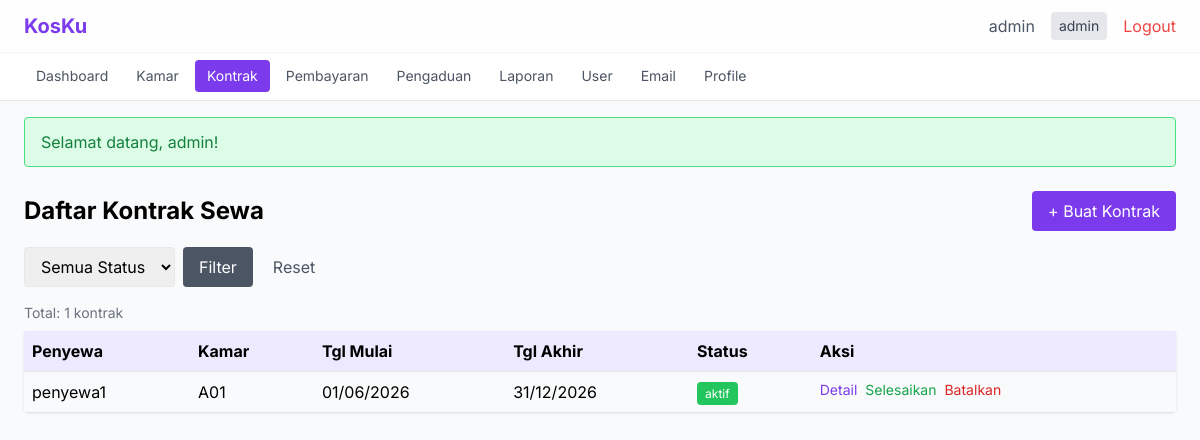
The app's page /kontrak/index (signed in) with its own data.
### tables this page shows
CREATE TABLE kontrak (
    id INT AUTO_INCREMENT PRIMARY KEY,
    penyewa_id INT NOT NULL,
    kamar_id INT NOT NULL,
    tgl_mulai DATE NOT NULL,
    tgl_akhir DATE NOT NULL,
    status ENUM('menunggu', 'aktif', 'selesai', 'dibatalkan') NOT NULL DEFAULT 'menunggu',
    created_at TIMESTAMP DEFAULT CURRENT_TIMESTAMP,
    FOREIGN KEY (penyewa_id) REFERENCES users(id) ON DELETE CASCADE,
    FOREIGN KEY (kamar_id) REFERENCES kamar(id) ON DELETE CASCADE
);

CREATE TABLE users (
    id INT AUTO_INCREMENT PRIMARY KEY,
    username VARCHAR(50) NOT NULL UNIQUE,
    email VARCHAR(100) NOT NULL UNIQUE,
    password VARCHAR(255) NOT NULL,
    role ENUM('admin', 'pemilik', 'penyewa') NOT NULL DEFAULT 'penyewa',
    no_telepon VARCHAR(20),
    alamat TEXT,
    created_at TIMESTAMP DEFAULT CURRENT_TIMESTAMP
);

CREATE TABLE kamar (
    id INT AUTO_INCREMENT PRIMARY KEY,
    nomor_kamar VARCHAR(10) NOT NULL UNIQUE,
    tipe VARCHAR(50),
    harga DECIMAL(12,2) NOT NULL,
    kapasitas INT DEFAULT 1,
    fasilitas TEXT,
    status ENUM('tersedia', 'terisi', 'maintenance') NOT NULL DEFAULT 'tersedia',
    foto VARCHAR(255),
    created_at TIMESTAMP DEFAULT CURRENT_TIMESTAMP
);

### src/Controllers/KontrakController.php (called while the page is built, shortened)
<?php
class KontrakController
{
    private Kontrak $kontrak;
    public function __construct()
    {
        $this->kontrak = new Kontrak();
    }
    public function index(): void
    {
        $filter = '';
        $params = [];
        $data = $this->kontrak->getAll($filter, $params);
        require_once __DIR__ . '/../../views/kontrak/index.php';
    }
}

### public/index.php (called while the page is built, shortened)
<?php
$requestUri = $_SERVER['REQUEST_URI'] ?? '/';
$requestUri = parse_url($requestUri, PHP_URL_PATH);
$requestUri = ltrim($requestUri, '/');
$url = !empty($requestUri) ? $requestUri : ($_GET['url'] ?? '');
$url = rtrim($url, '/');
$url = filter_var($url, FILTER_SANITIZE_URL);
$url = explode('/', $url);
$controllerName = !empty($url[0]) ? ucfirst($url[0]) . 'Controller' : 'AuthController';
$defaultMethod = $controllerName === 'AuthController' ? 'login' : 'index';
$methodName = $url[1] ?? $defaultMethod;
$params = array_slice($url, 2);
$controller = new $controllerClass();
call_user_func_array([$controller, $methodName], $params);

### src/Models/Kontrak.php (called while the page is built, shortened)
<?php
class Kontrak
{
    private PDO $db;
    public function __construct()
    {
        $this->db = Database::getConnection();
    }
    public function getAll(string $filter = '', array $params = []): array
    {
        $sql = "SELECT k.*, u.username as nama_penyewa, km.nomor_kamar
                FROM kontrak k
                JOIN users u ON k.penyewa_id = u.id
                JOIN kamar km ON k.kamar_id = km.id
                WHERE 1=1 $filter
                ORDER BY k.created_at DESC";
        $stmt = $this->db->prepare($sql);
        $stmt->execute($params);
        return $stmt->fetchAll();
    }
}

### config/database.php (called while the page is built, shortened)
<?php
class Database
{
    private static ?PDO $instance = null;
    private static string $host = 'localhost';
    private static string $dbname = 'kos_management';
    private static string $user = 'root';
    private static string $pass = '';
    private static string $charset = 'utf8mb4';
    public static function getConnection(): PDO
    {
        if (self::$instance === null) {
            try {
                $dsn = "mysql:host=" . self::$host . ";dbname=" . self::$dbname . ";charset=" . self::$charset;
                self::$instance = new PDO($dsn, self::$user, self::$pass, [
                    PDO::ATTR_ERRMODE => PDO::ERRMODE_EXCEPTION,
                    PDO::ATTR_DEFAULT_FETCH_MODE => PDO::FETCH_ASSOC,
                    PDO::ATTR_EMULATE_PREPARES => false,
                ]);
            } catch (PDOException $e) {
                error_log("Database connection failed: " . $e->getMessage());
                http_response_code(500);
                require_once __DIR__ . '/../views/errors/500.php';
                exit;
            }
        }
        return self::$instance;
    }
}

### src/Helpers/Security.php (called while the page is built, shortened)
<?php
class Security
{
    public static function escapeHtml(string $data): string
    {
        return htmlspecialchars($data, ENT_QUOTES | ENT_HTML5, 'UTF-8');
    }
}

### views/kontrak/index.php (the view, shortened to what this page needs)
<?php
require_once __DIR__ . '/../../src/Helpers/Security.php';
require_once __DIR__ . '/../layouts/header.php'; ?>
<div class="max-w-7xl mx-auto">
    <div class="flex justify-between items-center mb-4">
        <h1 class="text-2xl font-bold">Daftar Kontrak Sewa</h1>
        <a href="/kontrak/create" class="bg-violet-600 text-white px-4 py-2 rounded hover:bg-violet-700">+ Buat Kontrak</a>
    </div>
    <form method="GET" class="mb-4 flex gap-2">
        <select name="status" class="border rounded px-3 py-2">
            <option value="">Semua Status</option>
        </select>
        <button type="submit" class="bg-gray-600 text-white px-4 py-2 rounded">Filter</button>
        <a href="/kontrak/index" class="text-gray-600 px-3 py-2">Reset</a>
    </form>
    <?php if (count($data) > 0): ?>
    <p class="text-sm text-gray-500 mb-2">Total: <?= count($data) ?> kontrak</p>
    <table class="w-full bg-white rounded shadow">
        <thead>
            <tr class="bg-violet-100">
                <th class="p-2 text-left">Penyewa</th>
                <th class="p-2 text-left">Kamar</th>
                <th class="p-2 text-left">Tgl Mulai</th>
                <th class="p-2 text-left">Tgl Akhir</th>
                <th class="p-2 text-left">Status</th>
                <th class="p-2 text-left">Aksi</th>
            </tr>
        </thead>
        <tbody>
            <?php foreach ($data as $i => $row): ?>
            <tr class="border-t <?= $i % 2 == 0 ? 'bg-gray-50' : '' ?>">
                <td class="p-2"><?= Security::escapeHtml($row['nama_penyewa']) ?></td>
                <td class="p-2"><?= Security::escapeHtml($row['nomor_kamar']) ?></td>
                <td class="p-2"><?= Security::escapeHtml(date('d/m/Y', strtotime($row['tgl_mulai']))) ?></td>
                <td class="p-2"><?= Security::escapeHtml(date('d/m/Y', strtotime($row['tgl_akhir']))) ?></td>
                <td class="p-2">
                    <span class="px-2 py-1 rounded text-white text-xs
                        <?= $row['status'] == 'aktif' ? 'bg-green-500' : ($row['status'] == 'menunggu' ? 'bg-yellow-500' : ($row['status'] == 'selesai' ? 'bg-gray-500' : 'bg-red-500')) ?>">
                        <?= $row['status'] == 'menunggu' ? 'Menunggu' : Security::escapeHtml($row['status']) ?>
                    </span>
                </td>
                <td class="p-2 flex gap-2">
                    <a href="/kontrak/detail/<?= $row['id'] ?>" class="text-violet-600 text-sm">Detail</a>
                    <?php if ($row['status'] == 'menunggu'): ?>
                        <a href="/kontrak/setujui/<?= $row['id'] ?>" class="text-green-600 text-sm" onclick="return confirm('Setujui kontrak?')">Setujui</a>
                        <a href="/kontrak/batalkan/<?= $row['id'] ?>" class="text-red-600 text-sm" onclick="return confirm('Tolak kontrak?')">Tolak</a>
                    <?php elseif ($row['status'] == 'aktif'): ?>
                        <a href="/kontrak/selesaikan/<?= $row['id'] ?>" class="text-green-600 text-sm" onclick="return confirm('Selesaikan kontrak?')">Selesaikan</a>
                        <a href="/kontrak/batalkan/<?= $row['id'] ?>" class="text-red-600 text-sm" onclick="return confirm('Batalkan kontrak?')">Batalkan</a>
                    <?php endif; ?>
                </td>
            </tr>
            <?php endforeach; ?>
        </tbody>
    </table>
    <?php else: ?>
    <div class="bg-white rounded shadow p-6 text-center text-gray-500">
        Belum ada kontrak sewa.
    </div>
    <?php endif; ?>
</div>
<?php require_once __DIR__ . '/../layouts/footer.php'; ?>

### views/layouts/header.php (style rules this page uses)
body { font-family: 'Inter', sans-serif; }

### records on screen
kontrak: penyewa.username "penyewa1", kamar.nomor_kamar "A01", tgl_mulai "01/06/2026", tgl_akhir "31/12/2026", status "aktif"

### other values on screen
count($data) "1"
